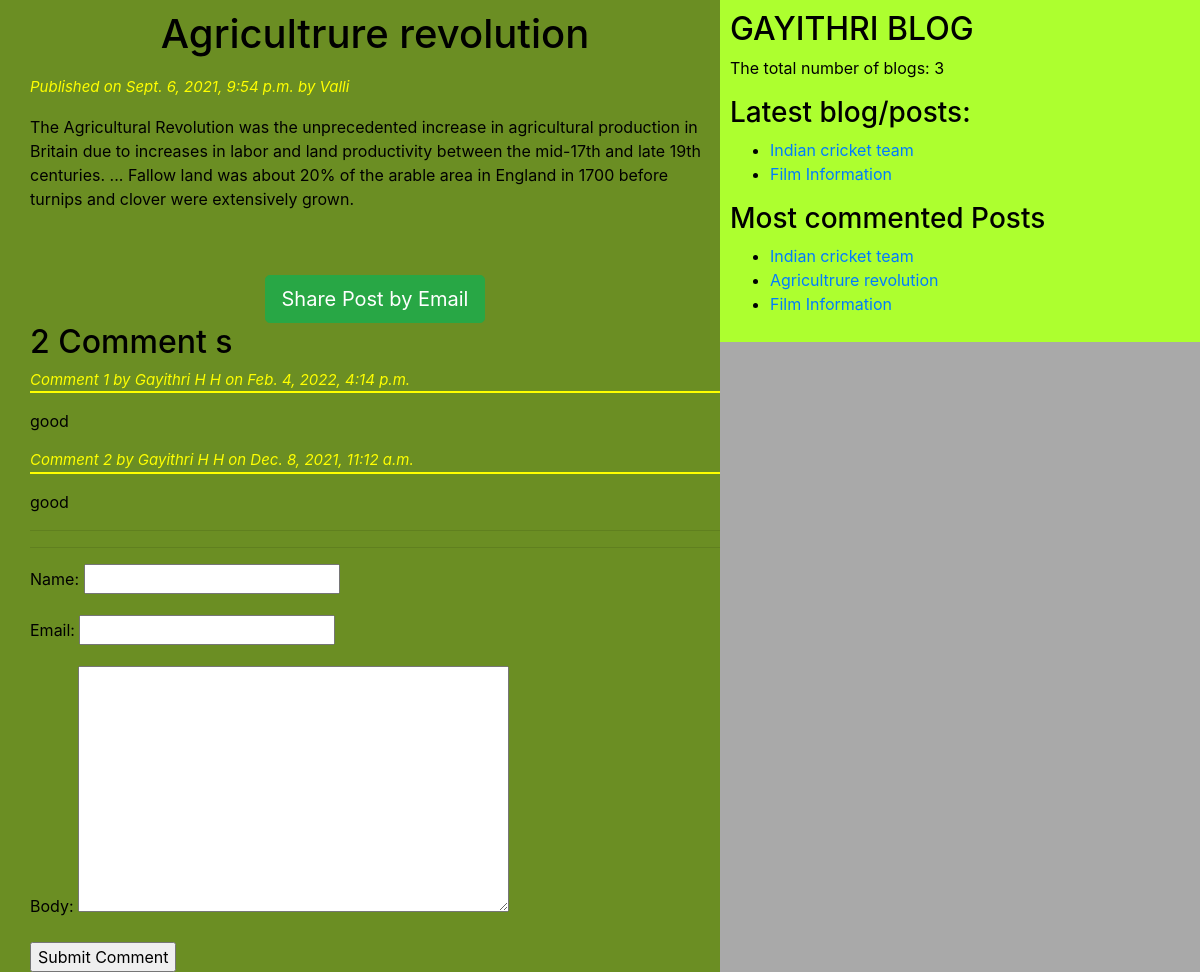
Screenshot of /2021/09/06/agricultrure-revolution/ with the database file from the repository.
### blogapp/models.py (models this page shows, shortened)
class Post(models.Model):
	STATUS_CHOICES = (('draft', 'Draft'), ('published', 'Published'))
	title = models.CharField(max_length=50)
	slug = models.SlugField(max_length=50,unique_for_date='publish')
	author = models.ForeignKey(User, related_name='blog_posts', on_delete = models.CASCADE)
	body = models.TextField()
	publish = models.DateTimeField(default = timezone.now)
	created = models.DateTimeField(auto_now_add=True)
	updated = models.DateTimeField(auto_now=True)
	status = models.CharField(max_length=50, choices=STATUS_CHOICES, default='draft')
	objects = CustomManager()
	tags = TaggableManager()
	class Meta:
		ordering = ('-publish',)
	def get_absolute_url(self):
		return reverse('post_detail',args=[self.publish.year, self.publish.strftime('%m'), self.publish.strftime('%d'),self.slug])

class Comment(models.Model):
	post = models.ForeignKey(Post, related_name='comments', on_delete=models.CASCADE)
	name = models.CharField(max_length=50)
	email = models.EmailField()
	body = models.TextField()
	created = models.DateTimeField(auto_now_add=True)
	updated = models.DateTimeField(auto_now=True)
	active = models.BooleanField(default=True)
	class Meta:
		ordering = ('-created',)

### blogapp/views.py (the view)
# urls.py: re_path(r'^(?P<year>\d{4})/(?P<month>\d{2})/(?P<day>\d{2})/(?P<post>[-\w]+)/$', views.post_detail_view, name='post_detail'),
def post_detail_view(request,year,month,day,post):
	post=get_object_or_404(Post,slug=post,status='published',publish__year=year, publish__month=month, publish__day=day)
	comments = post.comments.filter(active=True)
	csubmit = False
	if request.method == 'POST':
		form = CommentForm(request.POST)
		if form.is_valid():
			new_comment = form.save(commit=False)
			new_comment.post = post
			new_comment.save()
			csubmit = True
	else:
		form = CommentForm()
	my_dict = {'post':post, 'form':form, 'csubmit':csubmit, 'comments':comments}
	return render(request=request, template_name='blogapp/post_detail.html', context=my_dict)

### blogapp/forms.py
class CommentForm(forms.ModelForm):
	class Meta:
		model = Comment
		fields = ('name','email','body')

### blogapp/models.py (called while the page is built)
	def get_queryset(self):
		return super().get_queryset().filter(status='published')

### blogapp/templatetags/blog_tags.py (called while the page is built)
@register.simple_tag(name='my_tag')
def total_posts():
	return Post.objects.count()

@register.inclusion_tag('blogapp/latest_posts.html')
def show_latest_posts():
	latest_posts = Post.objects.order_by('-publish')[:2]
	return {'latest_posts':latest_posts}

@register.simple_tag()
def get_most_commented_posts(count=3):
	return Post.objects.annotate(total_comments=Count('comments')).order_by('total_comments')[:count]

### templates/blogapp/post_detail.html (shortened to what this page needs)
{% extends "blogapp/base.html" %}
{% block content_block %}
   <h1> {{ post.title }} </h1>
      <p id="date"> Published on {{ post.publish }} by {{ post.author|title }} </p>
        {{ post.body|linebreaks }}
      <br><br>
      <div class="container" align="center">
        <a href="/{{ post.id }}/share" class="btn btn-lg btn-success">Share Post by Email </a>
      </div>
      {% with comments.count as comments_count %}
         <h2>{{ comments_count }} Comment {{ comments_count|pluralize }}</h2>
      {% endwith %}
      {% if comments %}
         {% for comment in comments  %}
            <p id="ch"> Comment {{ forloop.counter }} by {{ comment.name }} on {{ comment.created }}</p>
            <div class="cb">
               {{ comment.body|linebreaks }}
            </div>
         {% endfor %}
      <hr><hr>
      {% else %}
      <p> There are no comments Yet!!! </p>
      {% endif %}
      {% if csubmit %}
         <h2> Your Comment added successfully</h2>
      {% else %}
         <form method = "post">
            {{ form.as_p }}
            <input type="submit" name="" value="Submit Comment">
         </form>
      {% endif %}
{% endblock content_block %}

### templates/blogapp/base.html (shortened to what this page needs)
<!DOCTYPE html>
{% load static %}
{% load blog_tags %}
<html lang="en" dir="ltr">
<head>
	<link rel="stylesheet" href="https://maxcdn.bootstrapcdn.com/bootstrap/4.0.0/css/bootstrap.min.css">
	<link rel="stylesheet" type="text/css" href= "{% static "blogapp/css/blogapp.css" %}">
</head>
<body>
	<div class="content">
		{% block content_block %}
		{% endblock content_block %}
	</div>
	<div class="sidebar">
		<h2> GAYITHRI BLOG </h2>
		<p> The total number of blogs: <span id='pcount'> {% my_tag %}	</span></p>
		<h3> Latest blog/posts: </h3> {% show_latest_posts %}
		<h3>Most commented Posts </h3>
		{% get_most_commented_posts as m_c_p %}
		<ul>
			{% for post in m_c_p  %}
			 <li> <a href="{{ post.get_absolute_url }}"> {{ post.title }}</a></li>
			{% endfor %}
		</ul>
	</div>
</body>
</html>

### templates/blogapp/latest_posts.html
<ul>
	{% for post in latest_posts  %}
	 <li><a href="{{ post.get_absolute_url }}">{{ post.title }}</a></li>
	{% endfor %}
</ul>

### statics/blogapp/css/blogapp.css (style rules this page uses)
.content { width: 60%; float: left; padding: 10px 0 0 30px; background: olivedrab; height: 100%; }
.sidebar { width: 40%; float: right; padding: 10px; background: greenyellow; height: 100%; }
h1 { text-align: center; border: 1px pink; padding-bottom: 10px; }
body { color: black; background: darkgrey; }
#date { color: yellow; font-size: 15px; font-style: italic; }
#ch { color: yellow; font-size: 15px; font-style: italic; border-bottom: 2px solid yellow; }

### rows the page displays
Post: title "Agricultrure revolution", publish "Sept. 6, 2021, 9:54 p.m.", author "Valli", body "The Agricultural Revolution was the unprecedented increase in agricultural production in Britain due to increases in labor and land productivity between the mid-17th and late 19th centuries. ... Fallow land was about 20% of the arable area in England in 1700 before turnips and clover were extensively grown."
Comment: name "Gayithri H H", created "Feb. 4, 2022, 4:14 p.m.", body "good"
Comment: name "Gayithri H H", created "Dec. 8, 2021, 11:12 a.m.", body "good"
Post: title "Indian cricket team"
Post: title "Film Information"

### other values shown
{{ comments_count }} "2"
